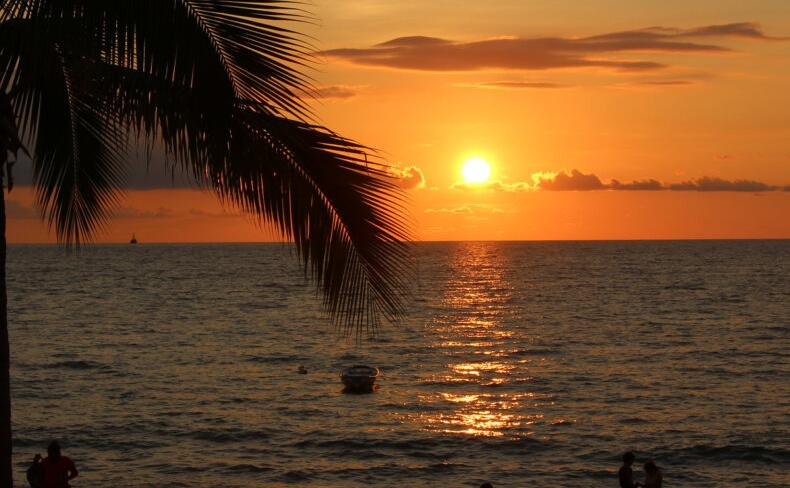
#> input picture scripts/imagenes_recortadas/Atardecer-en-Puerto-Vallarta-3-1350x900.jpg, 790 x 488 px
$ python predict_biomas.py
#> lines starting #> are read from the running program, lines starting #| are printed output that depends on the picture
#> (reads scripts/modelo_biomas.pkl from the repository)
#> the answer given: imagenes_recortadas/Atardecer-en-Puerto-Vallarta-3-1350x900.jpg
import numpy as np
from PIL import Image
import random
import os
import joblib
import sys
import tkinter as tk
from tkinter import filedialog

def distancia_euclidiana(x, m): # x es la muestra, m es la media del grupo
    return np.linalg.norm(x - m)

def algoritmo_cadena(muestras, umbral):
    grupos = []      # cada grupo es una lista de muestras
    medias = []      # media de cada grupo
    asignaciones = []  # lista de índices de grupo para cada muestra

    # Paso 1
    grupos.append([muestras[0]])
    medias.append(muestras[0])
    asignaciones.append(0)

    # Pasos siguientes
    for x in muestras[1:]:
        distancias = [distancia_euclidiana(x, m) for m in medias]
        d_min = min(distancias)
        k = distancias.index(d_min)

        if d_min < umbral:
            # asignar al grupo existente
            grupos[k].append(x)
            medias[k] = np.mean(grupos[k], axis=0)
            asignaciones.append(k)
        else:
            # crear nuevo grupo
            grupos.append([x])
            medias.append(x)
            asignaciones.append(len(grupos) - 1)

    return grupos, medias, asignaciones

def extract_features(img_path, umbral):
#> called with umbral = 50
    print(f"Procesando {img_path}")
    img = Image.open(img_path)
#> img is the input picture: PIL image 790x488 RGB; mean R, G, B 111.6, 72.7, 38.5
    img = img.resize((100, 100))
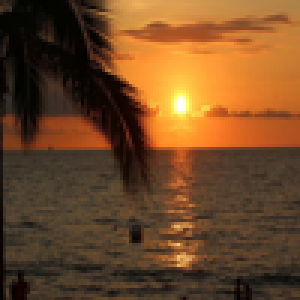
#> img: PIL image 100x100 RGB (shown 3 times larger); mean R, G, B 111.6, 72.7, 38.5
    img = img.convert('RGB')
    img_array = np.array(img)
    height, width, channels = img_array.shape
#> height = 100; width = 100; channels = 3
    muestras = img_array.reshape((height * width, channels)).astype(float)
    grupos, medias, asignaciones = algoritmo_cadena(muestras, umbral)
#> the loop in algoritmo_cadena, `for x in muestras[1:]:` made 9999 passes
#> (x, distancias, d_min, k) on passes 1 to 3: ([51, 37, 28], [11.87], 11.87, 0), ([40, 30, 24], [7.76], 7.76, 0), ([40, 32, 28], [4.91], 4.91, 0)
#> after the loop in algoritmo_cadena, `for x in muestras[1:]:`: asignaciones = 10000 values, max 10 at index 7559, min 0 at index 0, mean 2.32; grupos = 11 items; medias = [[17.95, 11.33, 7.2], [66.1, 50.88, 37.94], [233.9, 145.6, 57.81], [201.2, 114.8, 47.17], [161, 81.26, 36.92], [96.3, 66.16, 42.92], [253.4, 179.7, 60.18], [252.8, 226.6, 83.41], [252.5, 253.5, 157.5], [254.2, 254.6, 245.3], [226.5, 175.6, 102.2]]
#> grupos = 11 items
    num_groups = len(grupos)
#> num_groups = 11
    group_sizes = [len(g) for g in grupos]
#> group_sizes = [1620, 3217, 1258, 895, 767, 1855, 305, 46, 13, 12, 12]
    avg_group_size = np.mean(group_sizes) if group_sizes else 0
#> avg_group_size = 909.1
    std_group_size = np.std(group_sizes) if group_sizes else 0
#> std_group_size = 971.9
    min_group_size = min(group_sizes) if group_sizes else 0
#> min_group_size = 12
    max_group_size = max(group_sizes) if group_sizes else 0
#> max_group_size = 3217
    num_large_groups = sum(1 for size in group_sizes if size > avg_group_size) if group_sizes else 0
#> num_large_groups = 4
    mean_color = np.mean(medias, axis=0) if medias else np.zeros(3)
#> mean_color = [183.3, 141.8, 79.87]
    var_color = np.var(medias, axis=0) if medias else np.zeros(3)
#> var_color = [6677.7, 6397.6, 4192.1]
    features = [num_groups, avg_group_size, std_group_size, min_group_size, max_group_size, num_large_groups] + mean_color.tolist() + var_color.tolist()
#> features = [11, 909.1, 971.9, 12, 3217, 4, 183.3, 141.8, 79.87, 6677.7, 6397.6, 4192.1]
    print(f"  Grupos: {num_groups}, Tamaño prom: {avg_group_size:.2f}, Std: {std_group_size:.2f}, Min: {min_group_size}, Max: {max_group_size}, Grandes: {num_large_groups}")
#|   Grupos: 11, Tamaño prom: 909.09, Std: 971.93, Min: 12, Max: 3217, Grandes: 4
    return features

# Parámetros
umbral = 50  # Mismo que en el entrenamiento

# Cargar modelo
clf = joblib.load('modelo_biomas.pkl')
print("Modelo cargado.")

# Cargar dataset (opcional, para referencia)
# data = joblib.load('dataset_biomas.pkl')
# print(f"Dataset cargado: {len(data['X'])} muestras")

# Seleccionar imagen desde una ventana
root = tk.Tk()
root.withdraw()  # Ocultar la ventana principal
img_path = filedialog.askopenfilename(
    title="Selecciona una imagen",
    filetypes=[("Imágenes", "*.png *.jpg *.jpeg *.bmp *.tiff")]
)
if not img_path:
    print("No se seleccionó ninguna imagen.")
    sys.exit(1)

if not os.path.exists(img_path):
    print(f"Imagen no encontrada: {img_path}")
    sys.exit(1)

# Extraer features y predecir
features = extract_features(img_path, umbral)
pred = clf.predict([features])
print(f"El bioma predicho para {img_path} es: {pred[0]}")
#| El bioma predicho para imagenes_recortadas/Atardecer-en-Puerto-Vallarta-3-1350x900.jpg es: playa
